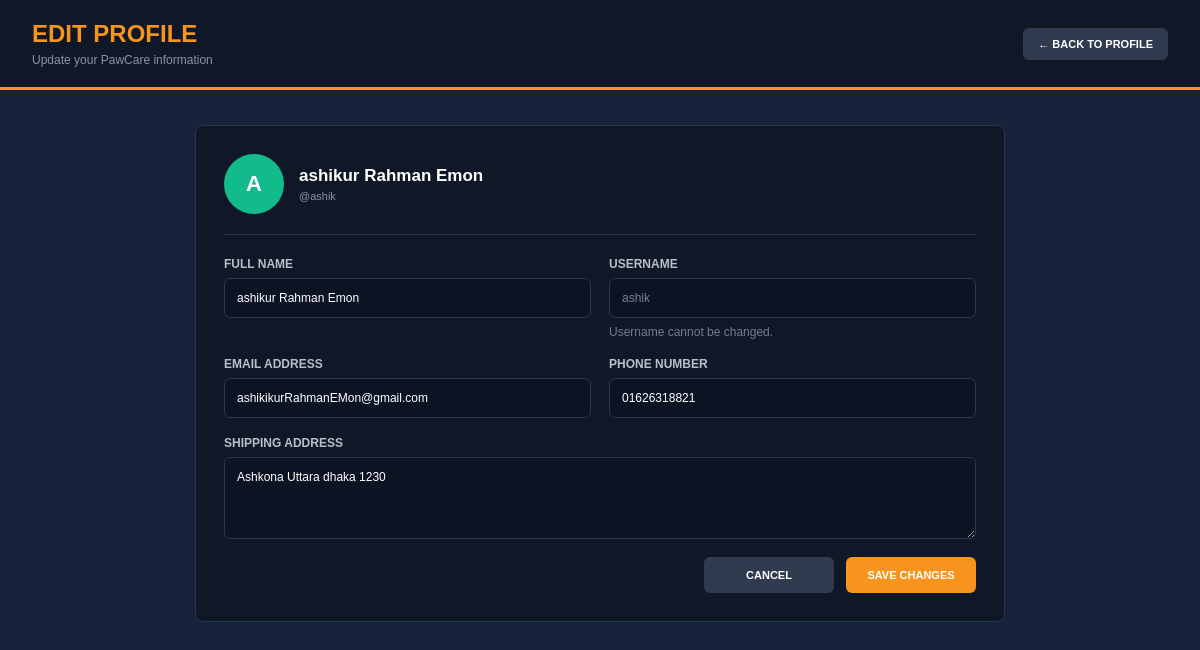
The page /index.php?page=customer/edit_profile (signed in) on the database its author committed.
### tables this page shows
CREATE TABLE `users` (
  `user_id` int(11) NOT NULL,
  `full_name` varchar(100) NOT NULL,
  `username` varchar(50) NOT NULL,
  `email` varchar(100) NOT NULL,
  `phone` varchar(20) DEFAULT NULL,
  `gender` enum('Male','Female','Other') DEFAULT NULL,
  `password` varchar(255) NOT NULL,
  `role` enum('admin','customer','doctor','delivery') NOT NULL,
  `profile_image` varchar(255) DEFAULT 'default.png',
  `address` text DEFAULT NULL,
  `status` enum('active','inactive') DEFAULT 'active',
  `created_at` timestamp NOT NULL DEFAULT current_timestamp(),
  `updated_at` timestamp NOT NULL DEFAULT current_timestamp() ON UPDATE current_timestamp()
);

### controllers/customer_edit_profile_controller.php (called while the page is built, shortened)
<?php
require_once __DIR__ . '/../helpers/helpers.php';
require_once __DIR__ . '/../models/user_model.php';
function customer_edit_profile_controller($conn) {
    $customer_id = (int) $_SESSION["user_id"];
    $customer = find_customer_account($conn, $customer_id);
    require __DIR__ . '/../views/customer/edit_profile.php';
}

### helpers/helpers.php (called while the page is built, shortened)
<?php
function route_url($page, $query = "") {
    $directory = str_replace("\\", "/", dirname($_SERVER["SCRIPT_NAME"]));
    $role = basename($directory);
    $url = rtrim($directory, "/") . "/index.php?page=" . urlencode($page);
    return $url;
}

### models/user_model.php (called while the page is built, shortened)
<?php
function find_customer_account($conn, $customer_id) {
    $sql = "SELECT user_id, full_name, username, email, phone, address, password FROM users WHERE user_id = ? LIMIT 1";
    $stmt = mysqli_prepare($conn, $sql);
    mysqli_stmt_bind_param($stmt, "i", $customer_id);
    mysqli_stmt_execute($stmt);
    $customer = mysqli_fetch_assoc(mysqli_stmt_get_result($stmt));
    return $customer;
}

### views/customer/edit_profile.php (the view, shortened to what this page needs)
<!DOCTYPE html>
<html lang="en">
<head>
    <link rel="stylesheet" href="../assets/css/edit-profile.css">
</head>
<body>
<div class="edit-page">
    <header class="edit-header">
        <div>
            <h1>EDIT PROFILE</h1>
            <p>Update your PawCare information</p>
        </div>
        <a href="<?php echo htmlspecialchars(route_url("customer/profile")); ?>">← BACK TO PROFILE</a>
    </header>
    <main class="edit-container">
        <section class="edit-card">
            <div class="edit-card-heading">
                <div class="edit-avatar">
                    <?php echo strtoupper(substr($customer["username"], 0, 1)); ?>
                </div>
                <div>
                    <h2><?php echo htmlspecialchars($customer["full_name"]); ?></h2>
                    <p>@<?php echo htmlspecialchars($customer["username"]); ?></p>
                </div>
            </div>
            <form method="POST" class="edit-form">
                <div class="form-group">
                    <label>FULL NAME</label>
                    <input type="text" name="full_name" value="<?php echo htmlspecialchars($customer["full_name"]); ?>" required>
                </div>
                <div class="form-group">
                    <label>USERNAME</label>
                    <input type="text" value="<?php echo htmlspecialchars($customer["username"]); ?>" disabled>
                    <small>Username cannot be changed.</small>
                </div>
                <div class="form-group">
                    <label>EMAIL ADDRESS</label>
                    <input type="email" name="email" value="<?php echo htmlspecialchars($customer["email"]); ?>" required>
                </div>
                <div class="form-group">
                    <label>PHONE NUMBER</label>
                    <input type="text" name="phone" value="<?php echo htmlspecialchars($customer["phone"] ?? ""); ?>" required>
                </div>
                <div class="form-group full-width">
                    <label>SHIPPING ADDRESS</label>
                    <textarea name="address" rows="4" required><?php echo htmlspecialchars($customer["address"] ?? ""); ?></textarea>
                </div>
                <div class="edit-actions">
                    <a href="<?php echo htmlspecialchars(route_url("customer/profile")); ?>">CANCEL</a>
                    <button type="submit">SAVE CHANGES</button>
                </div>
            </form>
        </section>
    </main>
</div>
</body>
</html>

### assets/css/edit-profile.css (style rules this page uses)
* { margin: 0; padding: 0; box-sizing: border-box; }
body { font-family: Arial, sans-serif; background: #17233a; color: #ffffff; }
.edit-page { min-height: 100vh; }
.edit-header { min-height: 90px; background: #101827; padding: 18px 32px; display: flex; justify-content: space-between; align-items: center; border-bottom: 3px solid #f7941d; }
.edit-header h1 { color: #f7941d; font-size: 24px; margin-bottom: 5px; }
.edit-header p { color: #8994a8; font-size: 12px; }
.edit-header a { padding: 10px 15px; background: #303b50; color: white; border-radius: 6px; text-decoration: none; font-size: 11px; font-weight: bold; }
.edit-container { width: 100%; max-width: 850px; margin: auto; padding: 35px 20px; }
.edit-card { background: #101827; border: 1px solid #29374d; border-radius: 8px; padding: 28px; }
.edit-card-heading { display: flex; align-items: center; gap: 15px; padding-bottom: 20px; margin-bottom: 22px; border-bottom: 1px solid #29374d; }
.edit-avatar { width: 60px; height: 60px; border-radius: 50%; background: #12bb8b; display: flex; align-items: center; justify-content: center; font-size: 22px; font-weight: bold; }
.edit-card-heading h2 { font-size: 17px; margin-bottom: 4px; }
.edit-card-heading p { color: #8994a8; font-size: 11px; }
.edit-form { display: grid; grid-template-columns: repeat(2, 1fr); gap: 18px; }
.form-group { display: flex; flex-direction: column; gap: 7px; }
.form-group.full-width { grid-column: 1 / -1; }
.form-group label { color: #b7bfcb; font-size: 12px; font-weight: bold; }
.form-group input, .form-group textarea { width: 100%; padding: 12px; background: #0c1423; color: white; border: 1px solid #29374d; border-radius: 6px; outline: none; font-size: 12px; font-family: Arial, sans-serif; }
.form-group input:disabled { color: #778296; cursor: not-allowed; }
.form-group small { color: #727e91; font-size: 12px; }
.edit-actions { grid-column: 1 / -1; display: flex; justify-content: flex-end; gap: 12px; }
.edit-actions a, .edit-actions button { min-width: 130px; padding: 12px 18px; border-radius: 6px; text-align: center; text-decoration: none; font-size: 11px; font-weight: bold; cursor: pointer; }
.edit-actions a { background: #303b50; color: white; }
.edit-actions button { border: none; background: #f7941d; color: white; }

### rows shown on the page
users: username "A", full_name "ashikur Rahman Emon", username "ashik", email "ashikikurRahmanEMon@gmail.com", phone "01626318821", address "Ashkona Uttara dhaka 1230"
